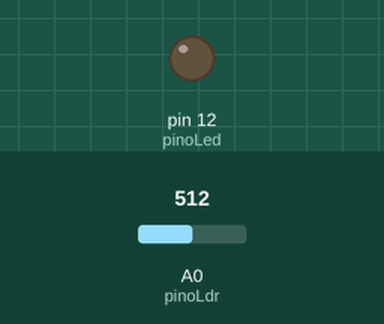
A sketch run on a simulated Arduino Uno, built with avr-gcc and run on an emulated ATmega328P. On the bench: output pins drawn as LEDs (lit = HIGH). The inputs (shaded band) are chosen by the test bench; at power-on: A0 (pinoLdr) = 512.

Above: at 1.2 s.
1.3 s: A0 (pinoLdr) set to 417
2.8 s: A0 (pinoLdr) set to 392
At 3.1 s:
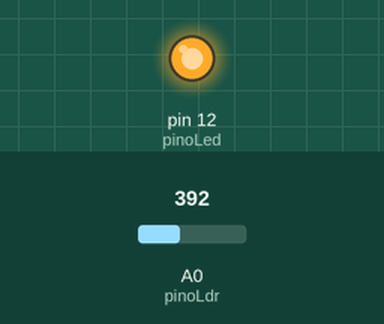
4.3 s: A0 (pinoLdr) set to 410
At 5.5 s:
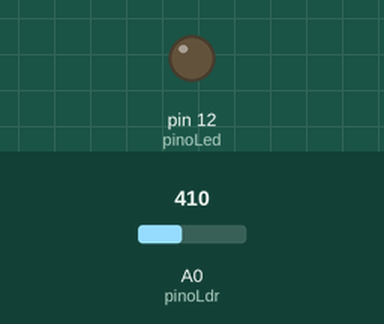
5.8 s: A0 (pinoLdr) set to 390
At 6.8 s:
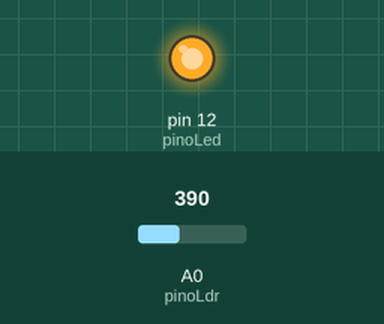
Timing chart, 0 to 8.3 s (numbered marks = the images above; inputs shaded):
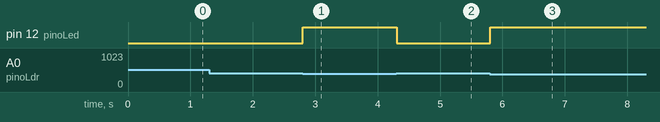

The sketch:

10_sensor_de_luz.ino
```cpp
// Projeto 10 - Sensor de luz ambiente

int pinoLed = 12;
int pinoLdr = A0;
int valorLuz = 0;

void setup() {
  pinMode(pinoLed, OUTPUT);
}

void loop() {
  valorLuz = analogRead(pinoLdr);

  if (valorLuz < 400) {       // Sensibilidade do LDR => 0 a 1023.
    digitalWrite(pinoLed, HIGH);
  }
  else {
    digitalWrite(pinoLed, LOW);
  }
  delay(10);

}
```

Measured:
- the behaviour switches between 400 and 399 on A0 (pinoLdr) (found by bisection; images 0 and 1)
- after the input at 1.3 s, every drawn part: stays the same
- after the input at 2.8 s, pin 12 (pinoLed): LOW → HIGH at once
- after the input at 4.3 s, pin 12 (pinoLed): HIGH → LOW at once
- after the input at 5.8 s, pin 12 (pinoLed): LOW → HIGH at once
